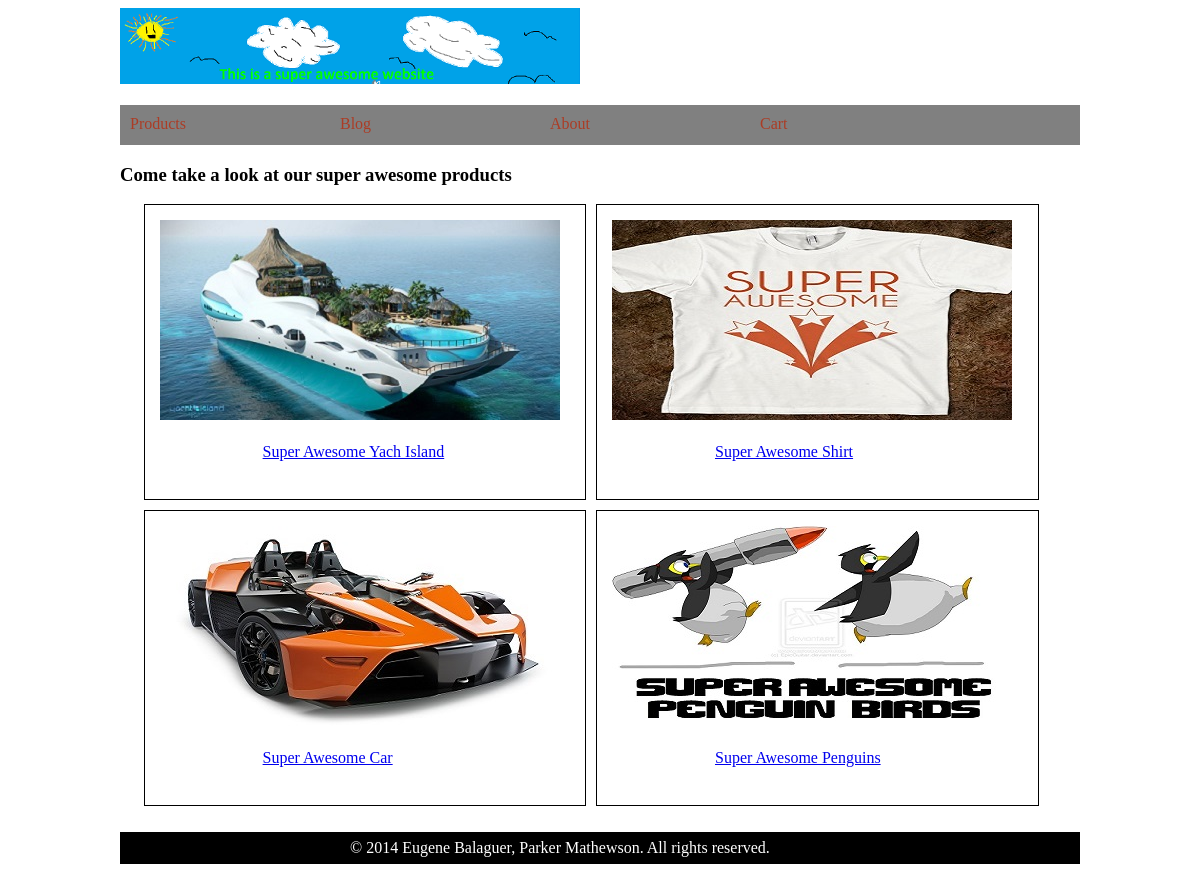
/products.php, run on the app's committed database.
### tables this page shows
CREATE TABLE IF NOT EXISTS `product` (
  `id` int(11) NOT NULL AUTO_INCREMENT,
  `name` varchar(64) NOT NULL,
  `description` varchar(2056) NOT NULL,
  `image` varchar(64) NOT NULL,
  `price` double NOT NULL,
  PRIMARY KEY (`id`)
);

### products.php (the view, shortened to what this page needs)
<?php
	include('header.php');
	$stmt = $DBH->prepare("SELECT * FROM product");
	$stmt->execute();
	$products = $stmt -> fetchAll(PDO::FETCH_ASSOC);
?>
<h3>
	Come take a look at our super awesome products
</h3>
<div class="productHolder">
	<?php
		foreach ($products as $product) {
			$prodID = str_replace(' ', '-',$product['id']);
			echo '<div class="products">';
			echo '<img src="' . $product['image'] . '" />';
			echo '<p class="productLink"><a href="product.php?product=' . $prodID .  '">' . $product['name'] . '</a></p></div>';
		}
	?>
</div>
<?php include('footer.php'); ?>

### data on the page
product: image (picture), name "Super Awesome Yach Island"
product: image (picture), name "Super Awesome Shirt"
product: image (picture), name "Super Awesome Car"
product: image (picture), name "Super Awesome Penguins"
